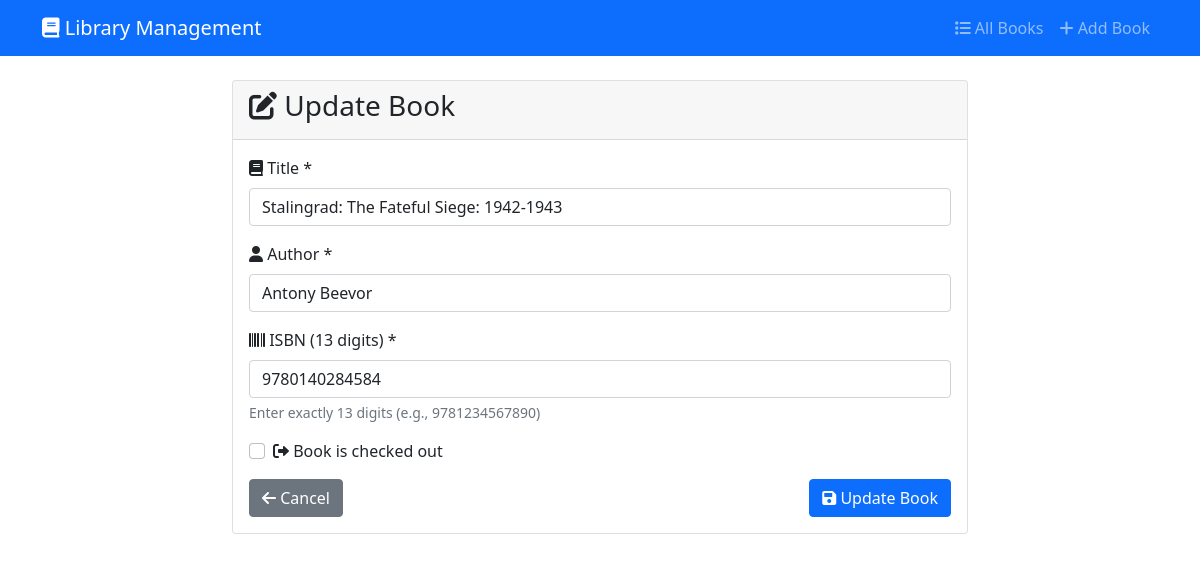
Page /book/1/update/ on the committed database.
### student/models.py (models this page shows, shortened)
class LibraryBook(models.Model):
    title = models.CharField(max_length=200)
    author = models.CharField(max_length=100)
    isbn = models.CharField(
        max_length=13,
        unique=True,
        validators=[RegexValidator( # stackoverflow will diss the crap out of you but give the best answers
            regex=r'^\d{13}$',
            message='ISBN must be exactly 13 digits'
        )]
    )
    is_checked_out = models.BooleanField(default=False)
    due_date = models.DateTimeField(null=True, blank=True)
    created_at = models.DateTimeField(auto_now_add=True)
    updated_at = models.DateTimeField(auto_now=True)
    class Meta:
        ordering = ['title']

### student/views.py (the view)
# urls.py: path('book/<int:pk>/update/', views.book_update, name='book_update'),
def book_update(request, pk):
    book = get_object_or_404(LibraryBook, pk=pk)
    if request.method == 'POST':
        form = LibraryBookForm(request.POST, instance=book)
        if form.is_valid():
            form.save()
            messages.success(request, 'Book updated successfully!')
            return redirect('book_detail', pk=book.pk)
    else:
        form = LibraryBookForm(instance=book)
    return render(request, 'student/book_form.html', {'form': form, 'title': 'Update Book'})

### student/forms.py (shortened to what this page needs)
class LibraryBookForm(forms.ModelForm):
    class Meta:
        model = LibraryBook
        fields = ['title', 'author', 'isbn', 'is_checked_out', 'due_date']
        widgets = {
            'title': forms.TextInput(attrs={'class': 'form-control'}),
            'author': forms.TextInput(attrs={'class': 'form-control'}),
            'isbn': forms.TextInput(attrs={'class': 'form-control', 'placeholder': '13-digit ISBN'}),
            'is_checked_out': forms.CheckboxInput(attrs={'class': 'form-check-input'}),
            'due_date': forms.DateTimeInput(attrs={'class': 'form-control', 'type': 'datetime-local'}),
        }

### student/templates/student/book_form.html (shortened to what this page needs)
{% extends 'student/base.html' %}
{% block content %}
<div class="row justify-content-center">
    <div class="col-md-8">
        <div class="card">
            <div class="card-header">
                <h3><i class="fas fa-{% if 'Create' in title %}plus{% else %}edit{% endif %}"></i> {{ title }}</h3>
            </div>
            <div class="card-body">
                <form method="post">
                    <div class="mb-3">
                        <label for="{{ form.title.id_for_label }}" class="form-label">
                            <i class="fas fa-book"></i> Title *
                        </label>
                        {{ form.title }}
                    </div>
                    <div class="mb-3">
                        <label for="{{ form.author.id_for_label }}" class="form-label">
                            <i class="fas fa-user"></i> Author *
                        </label>
                        {{ form.author }}
                    </div>
                    <div class="mb-3">
                        <label for="{{ form.isbn.id_for_label }}" class="form-label">
                            <i class="fas fa-barcode"></i> ISBN (13 digits) *
                        </label>
                        {{ form.isbn }}
                        <div class="form-text">Enter exactly 13 digits (e.g., 9781234567890)</div>
                    </div>
                    <div class="mb-3">
                        <div class="form-check">
                            {{ form.is_checked_out }}
                            <label class="form-check-label" for="{{ form.is_checked_out.id_for_label }}">
                                <i class="fas fa-sign-out-alt"></i> Book is checked out
                            </label>
                        </div>
                    </div>
                    <div class="d-flex justify-content-between">
                        <a href="{% url 'book_list' %}" class="btn btn-secondary">
                            <i class="fas fa-arrow-left"></i> Cancel
                        </a>
                        <button type="submit" class="btn btn-primary">
                            <i class="fas fa-save"></i> {% if 'Create' in title %}Create Book{% else %}Update Book{% endif %}
                        </button>
                    </div>
                </form>
            </div>
        </div>
    </div>
</div>
{% endblock %}

### rows in the picture
LibraryBook: title "Stalingrad: The Fateful Siege: 1942-1943", author "Antony Beevor", isbn "9780140284584"

### other values in the picture
{{ title }} "Update Book"
